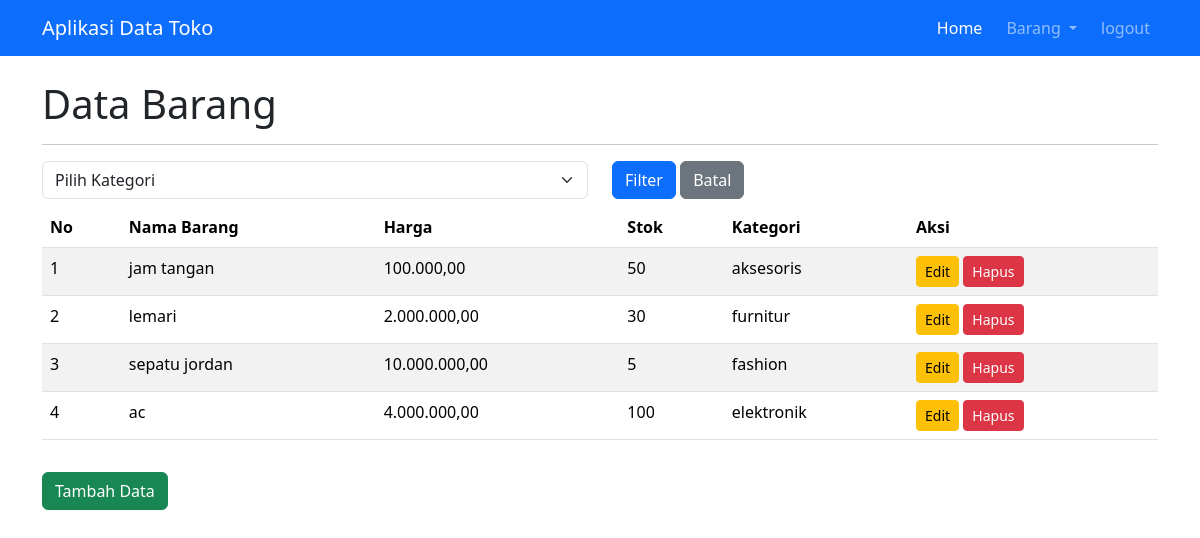
The app's page /data.php?modul=barang (signed in) with its own data.
### tables this page shows
CREATE TABLE IF NOT EXISTS `barang` (
  `id` int NOT NULL AUTO_INCREMENT,
  `nama_barang` varchar(50) DEFAULT NULL,
  `harga` int DEFAULT NULL,
  `stok` int DEFAULT NULL,
  `kategori` varchar(50) DEFAULT NULL,
  PRIMARY KEY (`id`)
);

### modul/barang/index.php (the view, shortened to what this page needs)
<div class="container">
    <h1>Data Barang</h1>
    <hr>
    <form action="data.php" method="get">
        <div class="row align-items-start">
            <div class="col">
                <select class="form-select" name="filter">
                    <option value="">Pilih Kategori</option>
                </select>
            </div>
            <div class="col">
                <button class="btn btn-primary">Filter</button>
                <a href="data.php?modul=barang" class="btn btn-secondary">Batal</a>
            </div>
        </div>
    </form>
    <table class="table table-striped mt-2">
        <thead>
            <tr>
                <th>No</th>
                <th>Nama Barang</th>
                <th>Harga</th>
                <th>Stok</th>
                <th>Kategori</th>
                <th>Aksi</th>
            </tr>
        </thead>
        <tbody>
            <?php
            if (isset($_GET['filter']) && !empty($_GET['filter'])) {
                $filter = mysqli_real_escape_string($mysqli, $_GET['filter']);
                $query = "SELECT * FROM barang WHERE kategori='$filter'";
            } else {
                $query = "SELECT * FROM barang";
            }
            $result = $mysqli->query($query);
            if ($result->num_rows > 0) {
                $no = 0;
                while ($row = $result->fetch_assoc()) {
                    $no++;
            ?>
                    <tr>
                        <td><?= $no; ?></td>
                        <td><?= htmlspecialchars($row['nama_barang']); ?></td>
                        <td><?= number_format($row['harga'], 2, ',', '.'); ?></td>
                        <td><?= $row['stok']; ?></td>
                        <td><?= htmlspecialchars($row['kategori']); ?></td>
                        <td>
                            <a href="<?= 'data.php?modul=edit-data&id=' . $row['id']; ?>" class="btn btn-warning btn-sm">Edit</a>
                            <a href="<?= 'modul/barang/proses.php?action=hapus&id=' . $row['id']; ?>" class="btn btn-danger btn-sm" onclick="return confirm('Yakin ingin menghapus data ini?');">Hapus</a>
                        </td>
                    </tr>
            <?php
                }
            } else {
                echo "<tr><td colspan='6' class='text-center'>Tidak ada data ditemukan.</td></tr>";
            }
            ?>
        </tbody>
    </table>
    <a href="data.php?modul=tambah-data" class="btn btn-success mt-3">Tambah Data</a>
</div>

### data.php (shortened to what this page needs)
<?php
include "koneksi.php";
?>
<!DOCTYPE html>
<html lang="en">
<head>
    <link href="https://cdn.jsdelivr.net/npm/bootstrap@5.3.3/dist/css/bootstrap.min.css" rel="stylesheet">
</head>
<body>
    <nav class="navbar navbar-expand-lg navbar-dark bg-primary mb-4">
        <div class="container">
            <a class="navbar-brand" href="dashboard.php">Aplikasi Data Toko</a>
            <div class="collapse navbar-collapse" id="navbarNav">
                <ul class="navbar-nav ms-auto">
                <li class="nav-item">
                <a class="nav-link active" aria-current="page" href="dashboard.php">Home</a>
                </li>
                <li class="nav-item dropdown px-2">
          <a class="nav-link dropdown-toggle" href="#" role="button" data-bs-toggle="dropdown" aria-expanded="false">
            Barang
          </a>
        </li>
                <li class="nav-item">
                <a class="nav-link" href="logout.php">logout</a>
                </li>
                </ul>
            </div>
        </div>
    </nav>
<?php
            if (!isset($_GET['modul'])) {
            } elseif ($_GET['modul'] == "barang") {
                include "modul/barang/index.php";
            } elseif ($_GET['modul'] == "penjualan") {
                include "modul/penjualan/index.php";
            } elseif ($_GET['modul'] == "tambah-data") {
                include "modul/barang/form-data.php";
            } elseif ($_GET['modul'] == 'edit-data') {
                include "modul/barang/form-edit.php";
            } elseif ($_GET['modul'] == "tambah-data2") {
                include "modul/penjualan/form-data.php";
            } elseif ($_GET['modul'] == 'edit-data2') {
                include "modul/penjualan/form-edit.php";
            }
        ?>

### records on screen
barang: nama_barang "jam tangan", harga "100.000,00", stok "50", kategori "aksesoris"
barang: nama_barang "lemari", harga "2.000.000,00", stok "30", kategori "furnitur"
barang: nama_barang "sepatu jordan", harga "10.000.000,00", stok "5", kategori "fashion"
barang: nama_barang "ac", harga "4.000.000,00", stok "100", kategori "elektronik"
